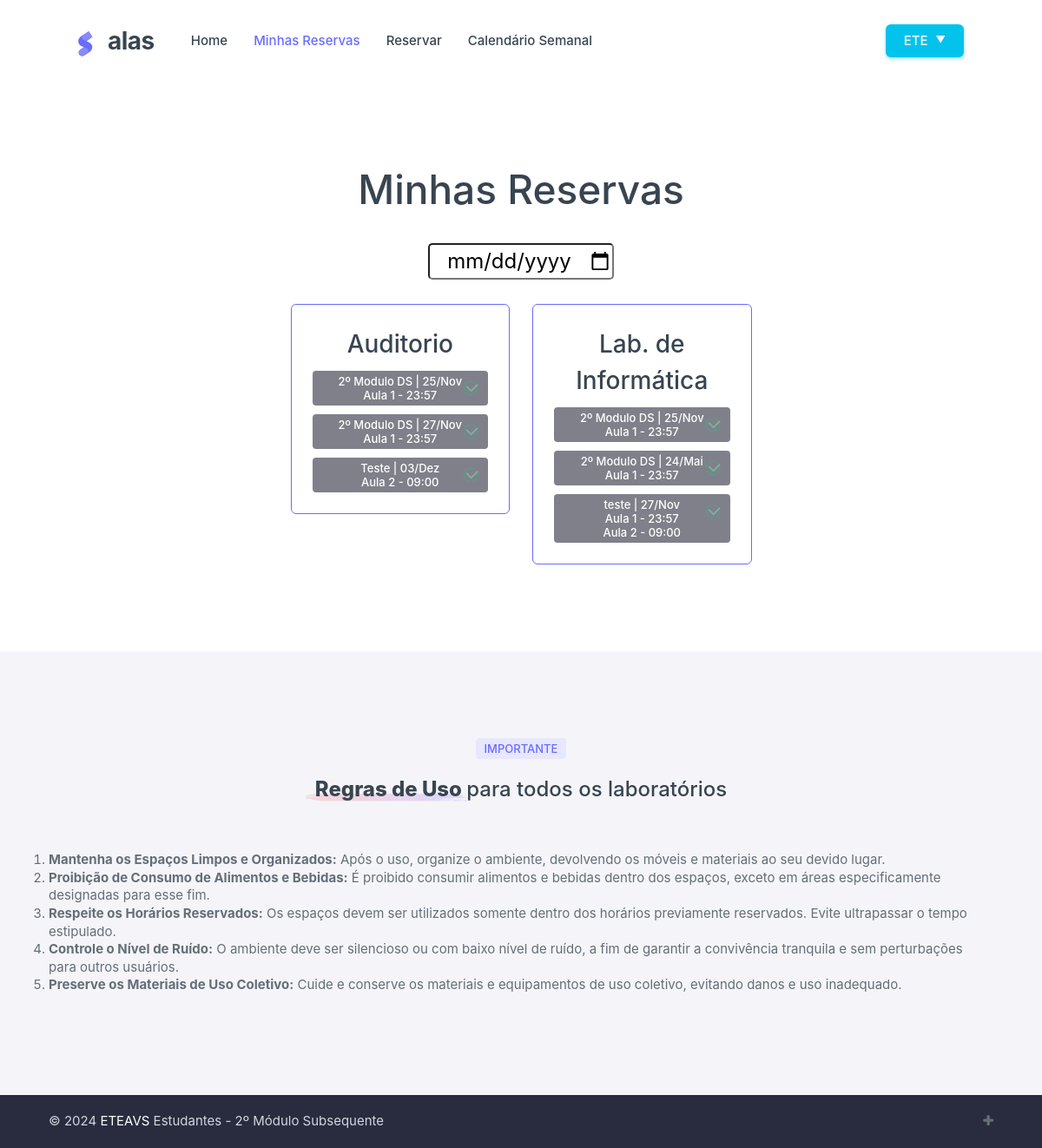
The app's page /minhas-reservas/ (signed in), older data.
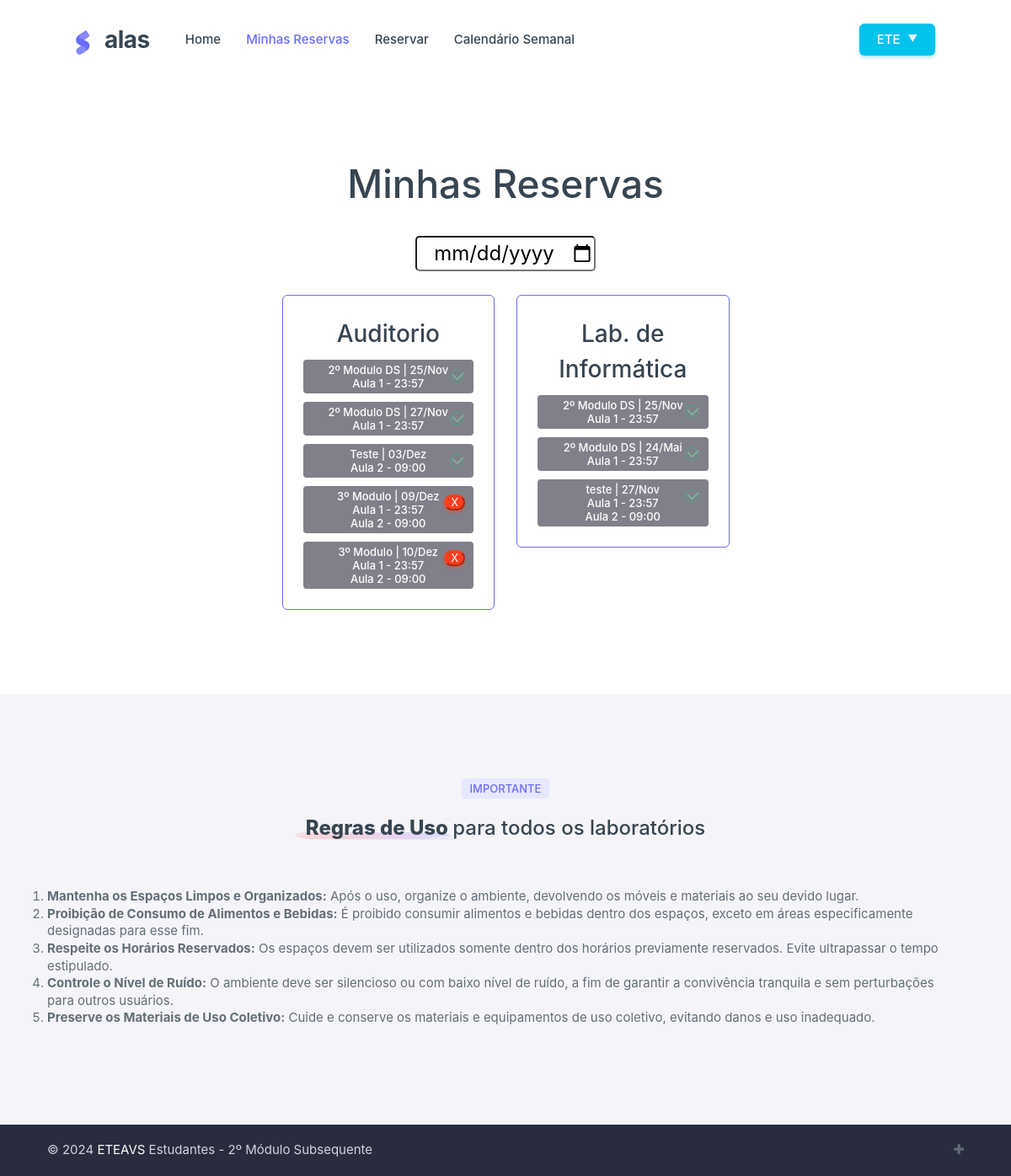
The same page, newer data.
### reserva/models.py (models this page shows, shortened)
class Servidor(AbstractBaseUser, PermissionsMixin):
    id = models.AutoField(primary_key=True)
    matricula = models.CharField(max_length=20, unique=True)
    nome = models.CharField(max_length=100)
    FUNCOES = [('p', 'Professor'), ('d', 'Direção'), ('c', 'Coordenação')]
    funcao = models.CharField(max_length=1, choices=FUNCOES)
    ativo = models.BooleanField(default=True)
    email = models.EmailField(unique=True)
    ult_acesso = models.DateTimeField(auto_now=True)
    is_staff = models.BooleanField(default=False)
    is_active = models.BooleanField(default=True)
    objects = ServidorManager()
    USERNAME_FIELD = 'matricula'
    REQUIRED_FIELDS = ['email']
    class Meta:
        verbose_name = 'Servidor'
        verbose_name_plural = 'Servidores'

class Espaco(models.Model):
    nome = models.CharField(max_length=100)
    ativo = models.BooleanField(default=True)

class Reserva(models.Model):
    matricula = models.ForeignKey(Servidor, on_delete=models.CASCADE)
    espaco = models.ForeignKey(Espaco, on_delete=models.CASCADE)
    data = models.DateField()
    motivo = models.TextField(null=True, blank=True)
    turma = models.CharField(max_length=50, null=True, blank=True)
    data_hora_reserva = models.DateTimeField(auto_now_add=True)

class ReservarHorario(models.Model):
    reserva = models.ForeignKey(Reserva, on_delete=models.CASCADE, related_name='horarios')
    numero_aula = models.ForeignKey(Horario, on_delete=models.CASCADE)

class Horario(models.Model):
    numero_aula = models.PositiveBigIntegerField(unique=True)
    horario = models.TimeField()
    def __str__(self):
        return f"Aula {self.numero_aula} - {self.horario.strftime('%H:%M')}"

### reserva/views.py (the view)
# urls.py: path('minhas-reservas/', views.minhas_reservas_view, name= 'minhas_reservas'),
@login_required
def minhas_reservas_view(request):
    reservas = Reserva.objects.filter(matricula=request.user)
    data_hoje = date.today()
    espacos_reservas = {}
    data_filtro = request.GET.get('data', data_hoje)
    if isinstance(data_filtro, str):
        try:
            data_filtro = date.fromisoformat(data_filtro)
        except ValueError:
            data_filtro = data_hoje
    for espaco in Espaco.objects.all():
        reservas_do_espaco = reservas.filter(espaco=espaco)
        if reservas_do_espaco.exists():
            espacos_reservas[espaco] = []
            for reserva in reservas_do_espaco:
                is_future = reserva.data >= data_hoje
                horarios = reserva.horarios.all().select_related('numero_aula')
                espacos_reservas[espaco].append({
                    'reserva': reserva,
                    'horarios': horarios,
                    'is_future': is_future,
                })
    context = {
        'espacos_reservas': espacos_reservas,
        'data_filtro': data_filtro
    }
    return render(request, 'minhas_reservas.html', context)

### reserva/templates/minhas_reservas.html (shortened to what this page needs)
{% extends 'base.html' %}
{% load static %}
{% block content %}
<div data-bs-spy="scroll" class="scrollspy-example">
  <section id="landingFunFacts" class="section-py landing-fun-facts">
    <div class="container">
      <div class="row gy-6" style="
    margin-top: 60px; justify-content: center;
">
        <h1 class="text-center mb-1">Minhas Reservas</h1>
        <h4 class="text-center mb-1">
          <span class="position-relative fw-extrabold z-1" style="width: 50%;">
            <input type="date" id="filtro-data" value="{{ data_hoje }}" style="border-radius: 5px; text-align: center;">
          </span>
        </h4>
        {% for espaco, reservas_espaco in espacos_reservas.items %}
        <div class="col-sm-6 col-lg-3">
          <div class="card border border-primary shadow-none" >
            <div class="card-body text-center" style="gap: 10px; display: flex; flex-direction: column;">
              <h3 class="mb-0">{{ espaco.nome }}</h3>
              {% if reservas_espaco %}
              {% for agend in reservas_espaco %}
              <span class="d-flex badge reserva-{{ agend.id }}" style="background: #80808a; display: flex; flex-direction: column; text-align: center; position: relative;">
                <div style="text-align: center;">
                  {{ agend.reserva.turma }} | {{ agend.reserva.data|date:"d/M" }}
                </div>
                <div style="text-align: center; display: flex; flex-direction: column;">
                  {% for horario in agend.horarios %}
                  <div style="margin-top: 3px;">
                    {{horario.numero_aula}}
                  </div>
                  {% endfor %}
                  <div class="d-flex justify-content-end">
                    {% if agend.is_future %}
                    <button type="button" class="btn-danger cancelar-reserva"
                      data-id="{{ agend.reserva.id }}" style="border-radius: 20px; padding: auto 2px; position: absolute; top: 10px; right: 10px;">
                      X
                    </button>
                    {% else %}
                    <img src="../static/img/Icon-confirmation.svg" alt="" style="width: 20px; height: 20px; opacity: 0.5; position: absolute; top: 10px; right: 10px;">
                    {% endif %}
                  </div>
                </div>
              </span>
              {% endfor %}
              {% endif %}
            </div>
          </div>
        </div>
      {% endfor %}
      </div>
    </div>
  </section>
  {% endblock %}

### reserva/templates/base.html (shortened to what this page needs)
{% load static %}
<!DOCTYPE html>
<html lang="pt-br" class="light-style layout-navbar-fixed layout-wide " dir="ltr" data-theme="theme-default"
  data-assets-path="../assets/" data-template="front-pages" data-style="light">
<head>
  <link rel="stylesheet" href="{% static 'assets/vendor/css/rtl/core.css' %}" class="template-customizer-core-css" />
  <link rel="stylesheet" href="{% static 'assets/vendor/css/rtl/theme-default.css' %}"
    class="template-customizer-theme-css" />
  <link rel="stylesheet" href="{% static 'assets/css/demo.css' %}" />
  <link rel="stylesheet" href="{% static 'assets/vendor/css/pages/front-page.css' %}" />
  <link rel="stylesheet" href="{% static 'assets/vendor/libs/nouislider/nouislider.css' %}" />
  <link rel="stylesheet" href="{% static 'assets/vendor/libs/swiper/swiper.css' %}" />
  <link rel="stylesheet" href="{% static 'assets/vendor/css/pages/front-page-landing.css' %}" />
  <link href="https://maxcdn.bootstrapcdn.com/font-awesome/4.2.0/css/font-awesome.min.css" rel="stylesheet">
</head>
<body>
  <nav class="layout-navbar shadow-none py-0">
    <div class="container">
      <div class="navbar navbar-expand-lg landing-navbar px-3 px-md-8">
        <div class="navbar-brand app-brand demo d-flex py-0 me-4 me-xl-8">
          <a href="" class="app-brand-link">
            <span class="app-brand-logo demo">
              </span>
            <span class="app-brand-text demo menu-text fw-bold ms-2 ps-1">alas</span>
          </a>
        </div>
        <div class="collapse navbar-collapse landing-nav-menu" id="navbarSupportedContent">
          <ul class="navbar-nav me-auto">
            <li class="nav-item">
              <a class="nav-link fw-medium {% if request.resolver_match.url_name == 'index' %}active{% endif %}"
                aria-current="page" href="{% url 'index' %}">Home</a>
            </li>
            <li class="nav-item">
              <a class="nav-link fw-medium {% if request.resolver_match.url_name == 'minhas_reservas' %}active{% endif %}"
                href="{% url 'minhas_reservas' %}">Minhas Reservas</a>
            </li>
            <li class="nav-item">
              <a class="nav-link fw-medium {% if request.resolver_match.url_name == 'criar_reserva' %}active{% endif %}"
                href="{% url 'criar_reserva' %}">Reservar</a>
            </li>
            <li class="nav-item">
              <a class="nav-link fw-medium {% if request.resolver_match.url_name == 'agenda_semanal' %} active {% endif %}"
                href="{% url 'agenda_semanal' %}">Calendário Semanal</a>
            </li>
          </ul>
        </div>
        <ul class="navbar-nav flex-row align-items-center ms-auto">
          <li>
            {% if user.is_authenticated %}
            <form method="post" action="{% url 'logout' %}" style="gap: 15px; display: flex;">
              <div class="btn-group">
                <button type="button" class="btn btn-info dropdown-toggle hide-arrow" data-bs-toggle="dropdown"
                  aria-expanded="false">{{ user.nome }}<span
                    style="font-size: 0.7rem; margin-left: 9px;">▼</span></button>
              </div>
            </form>
            {% else %}
            <a href="/login" class="btn btn-primary"><span class="d-none d-md-block">Login</span></a>
            {% endif %}
          </li>
        </ul>
      </div>
    </div>
  </nav>
  {% block content %}
  {% endblock %}
  <section id="landingContact" class="section-py bg-body landing-contact">
    <div class="container">
      <div class="text-center mb-4">
        <span class="badge bg-label-primary">IMPORTANTE</span>
      </div>
      <h4 class="text-center mb-1">
        <span class="position-relative fw-extrabold z-1">Regras de Uso
          <img src="{% static 'assets/img/front-pages/icons/section-title-icon.png' %}" alt="laptop charging"
            class="section-title-img position-absolute object-fit-contain bottom-0 z-n1">
        </span>
        para todos os laboratórios
      </h4>
      <div class="row g-12 mt-1">
        <ol>
          <li><strong>Mantenha os Espaços Limpos e Organizados:</strong> Após o uso, organize o ambiente, devolvendo
            os móveis e materiais ao seu devido lugar.</li>
          <li><strong>Proibição de Consumo de Alimentos e Bebidas:</strong> É proibido consumir alimentos e bebidas
            dentro dos espaços, exceto em áreas especificamente designadas para esse fim.</li>
          <li><strong>Respeite os Horários Reservados:</strong> Os espaços devem ser utilizados somente dentro dos
            horários previamente reservados. Evite ultrapassar o tempo estipulado.</li>
          <li><strong>Controle o Nível de Ruído:</strong> O ambiente deve ser silencioso ou com baixo nível de ruído,
            a fim de garantir a convivência tranquila e sem perturbações para outros usuários.</li>
          <li><strong>Preserve os Materiais de Uso Coletivo:</strong> Cuide e conserve os materiais e equipamentos de
            uso coletivo, evitando danos e uso inadequado.</li>
        </ol>
      </div>
    </div>
  </section>
  <footer class="landing-footer bg-body footer-text">
    <div class="footer-bottom py-3 py-md-5">
      <div class="container d-flex flex-wrap justify-content-between flex-md-row flex-column text-center text-md-start">
        <div class="mb-2 mb-md-0">
          <span class="footer-bottom-text">©
          </span>
          <a href="#" target="_blank" class="text-white">ETEAVS</a>
          <span class="footer-bottom-text"> Estudantes - 2º Módulo Subsequente</span>
        </div>
        <div>
          <i class="fa fa-plus"></i>
        </div>
      </div>
    </div>
  </footer>
</body>
</html>

### reserva/static/assets/css/demo.css (style rules this page uses)
.app-brand-logo.demo svg { width: 22px; height: 38px; }
.app-brand-text.demo { font-size: 1.75rem; letter-spacing: -0.5px; }

Row changes from the older to the newer data that the page shows:
added Reserva: reserva.turma "3º Modulo", reserva.data "09/Dez", shown under Espaco "Auditorio"
added ReservarHorario: numero_aula "Aula 1 - 23:57", shown under "3º Modulo"
added ReservarHorario: numero_aula "Aula 2 - 09:00", shown under "3º Modulo"
added Reserva: reserva.turma "3º Modulo", reserva.data "10/Dez", shown under Espaco "Auditorio"
added ReservarHorario: numero_aula "Aula 1 - 23:57", shown under "3º Modulo"
added ReservarHorario: numero_aula "Aula 2 - 09:00", shown under "3º Modulo"
